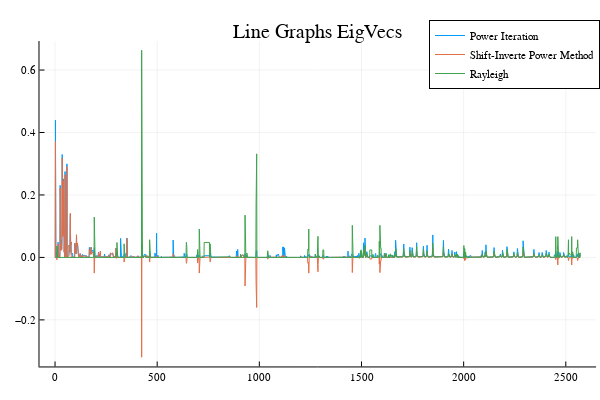

The notebook cell saved with this chart:
### Code cell
Plots.plot(x_pi, label="Power Iteration")
Plots.plot!(x_sipi, label="Shift-Inverte Power Method")
Plots.plot!(x_rqi, label="Rayleigh")
Plots.title!("Line Graphs EigVecs")
# Plots.savefig("guhguh")

### Figure 1 — Plotly figure (JSON) as saved in the notebook; plotly's stock layout.template omitted (floating-point values rounded to 4 significant figures; data arrays with more than 128 entries replaced by an {"elided": "..."} marker saying what was removed)
{"data": [{"colorbar": {"title": ""}, "legendgroup": "Power Iteration", "line": {"color": "rgba(0, 154, 250, 1.000)", "dash": "solid", "shape": "linear", "width": 1}, "mode": "lines", "name": "Power Iteration", "showlegend": true, "type": "scatter", "x": {"elided": "2571 int values"}, "xaxis": "x", "y": {"elided": "2571 float values"}, "yaxis": "y", "zmax": null, "zmin": null}, {"colorbar": {"title": ""}, "legendgroup": "Shift-Inverte Power Method", "line": {"color": "rgba(227, 111, 71, 1.000)", "dash": "solid", "shape": "linear", "width": 1}, "mode": "lines", "name": "Shift-Inverte Power Method", "showlegend": true, "type": "scatter", "x": {"elided": "2571 int values"}, "xaxis": "x", "y": {"elided": "2571 float values"}, "yaxis": "y", "zmax": null, "zmin": null}, {"colorbar": {"title": ""}, "legendgroup": "Rayleigh", "line": {"color": "rgba(62, 164, 78, 1.000)", "dash": "solid", "shape": "linear", "width": 1}, "mode": "lines", "name": "Rayleigh", "showlegend": true, "type": "scatter", "x": {"elided": "2571 int values"}, "xaxis": "x", "y": {"elided": "2571 float values"}, "yaxis": "y", "zmax": null, "zmin": null}], "layout": {"annotations": [{"font": {"color": "rgba(0, 0, 0, 1.000)", "family": "sans-serif", "size": 20}, "rotation": 0, "showarrow": false, "text": "Line Graphs EigVecs", "x": 0.5296, "xanchor": "center", "xref": "paper", "y": 1, "yanchor": "top", "yref": "paper"}], "height": 400, "legend": {"bgcolor": "rgba(255, 255, 255, 1.000)", "bordercolor": "rgba(0, 0, 0, 1.000)", "borderwidth": 1, "font": {"color": "rgba(0, 0, 0, 1.000)", "family": "sans-serif", "size": 11}, "tracegroupgap": 0, "traceorder": "normal", "x": 1, "xanchor": "auto", "y": 1, "yanchor": "auto"}, "margin": {"b": 20, "l": 0, "r": 0, "t": 20}, "paper_bgcolor": "rgba(255, 255, 255, 1.000)", "plot_bgcolor": "rgba(255, 255, 255, 1.000)", "showlegend": true, "width": 600, "xaxis": {"anchor": "y", "domain": [0.06582, 0.9934], "gridcolor": "rgba(0, 0, 0, 0.100)", "gridwidth": 0.5, "linecolor": "rgba(0, 0, 0, 1.000)", "mirror": false, "range": [-76.1, 2648.0], "showgrid": true, "showline": true, "showticklabels": true, "tickangle": 0, "tickcolor": "rgb(0, 0, 0)", "tickfont": {"color": "rgba(0, 0, 0, 1.000)", "family": "sans-serif", "size": 11}, "tickmode": "array", "ticks": "inside", "ticktext": ["0", "500", "1000", "1500", "2000", "2500"], "tickvals": [0, 500, 1000, 1500, 2000, 2500], "title": "", "titlefont": {"color": "rgba(0, 0, 0, 1.000)", "family": "sans-serif", "size": 15}, "type": "-", "visible": true, "zeroline": false, "zerolinecolor": "rgba(0, 0, 0, 1.000)"}, "yaxis": {"anchor": "x", "domain": [0.03762, 0.9415], "gridcolor": "rgba(0, 0, 0, 0.100)", "gridwidth": 0.5, "linecolor": "rgba(0, 0, 0, 1.000)", "mirror": false, "range": [-0.3491, 0.6928], "showgrid": true, "showline": true, "showticklabels": true, "tickangle": 0, "tickcolor": "rgb(0, 0, 0)", "tickfont": {"color": "rgba(0, 0, 0, 1.000)", "family": "sans-serif", "size": 11}, "tickmode": "array", "ticks": "inside", "ticktext": ["−0.2", "0.0", "0.2", "0.4", "0.6"], "tickvals": [-0.2, 0, 0.2, 0.4, 0.6], "title": "", "titlefont": {"color": "rgba(0, 0, 0, 1.000)", "family": "sans-serif", "size": 15}, "type": "-", "visible": true, "zeroline": false, "zerolinecolor": "rgba(0, 0, 0, 1.000)"}}}
